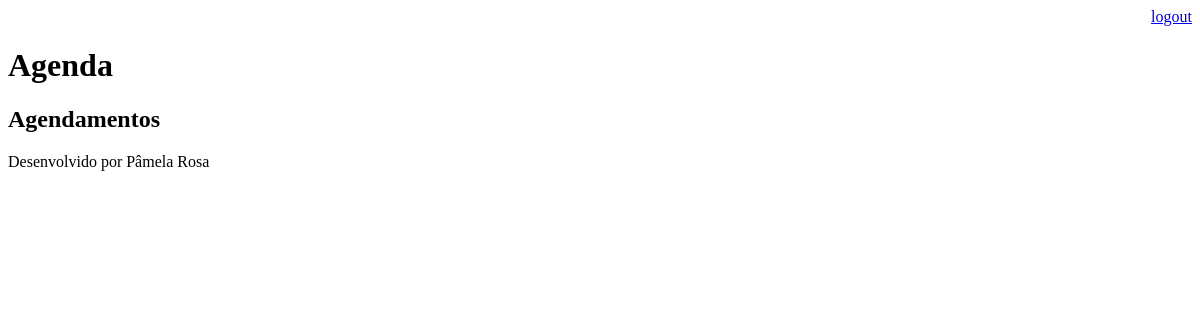
The page /agenda/ (signed in) on the database as committed earlier.
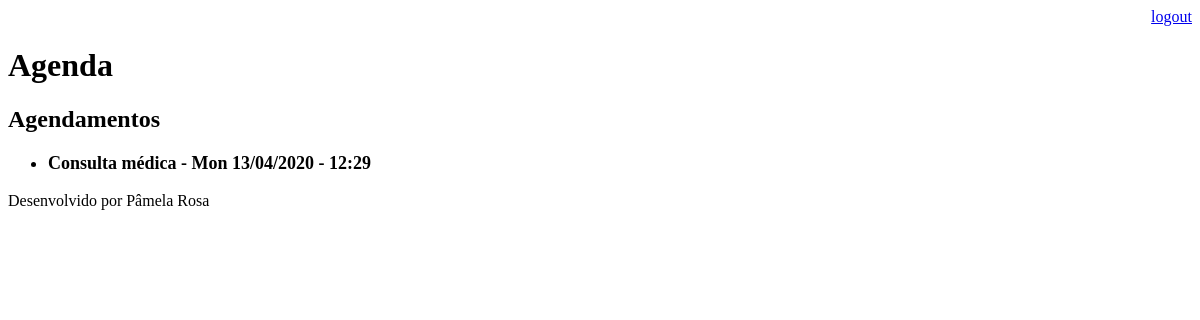
The same page on the database as committed later.
### core/models.py (models this page shows, shortened)
class Evento(models.Model):
    titulo = models.CharField(max_length=100, verbose_name='Título')
    descricao = models.TextField(blank=True, null=True)
    data_evento = models.DateTimeField(verbose_name='Data do Evento')
    data_criacao = models.DateTimeField(auto_now=True, verbose_name= 'Data de Criação')
    usuario = models.ForeignKey(User, on_delete=models.CASCADE)
    class Meta:
        db_table = 'evento'
    def get_data_evento(self):
        return self.data_evento.strftime('%a %d/%m/%Y - %H:%M')

### core/views.py (the view)
# urls.py: path('agenda/', views.lista_eventos),
@login_required(login_url='/login/')
def lista_eventos(request):
    usuario = request.user
    evento = Evento.objects.filter(usuario=usuario)
    dados = {'eventos': evento}
    return render(request, 'agenda.html', dados)

### templates/agenda.html
{% extends "model_page.html" %}
{%block content %}
    <h2>Agendamentos</h2>
    <ul style="font-size: 18px">
    {% for evento in eventos %}
        <li><b>{{evento.titulo}} - {{evento.get_data_evento}}</b></li>
    {% endfor %}
    </ul>
{% endblock %}

### templates/model_page.html
<!DOCTYPE html>
<html lang="en">
<head>
    {% include "model_header.html" %}
</head>
<body>
    {% block content %} {% endblock %}
    {%include "model_footer.html" %}
</body>
</html>

### templates/model_header.html (shortened to what this page needs)
<div align="right">
    <a href="/logout">logout</a>
</div>
<h1>Agenda</h1>

### templates/model_footer.html
<p>Desenvolvido por Pâmela Rosa</p>

Rows that differ between the two databases and show on the page:
added Evento: titulo "Consulta médica", get_data_evento "Mon 13/04/2020 - 12:29"
